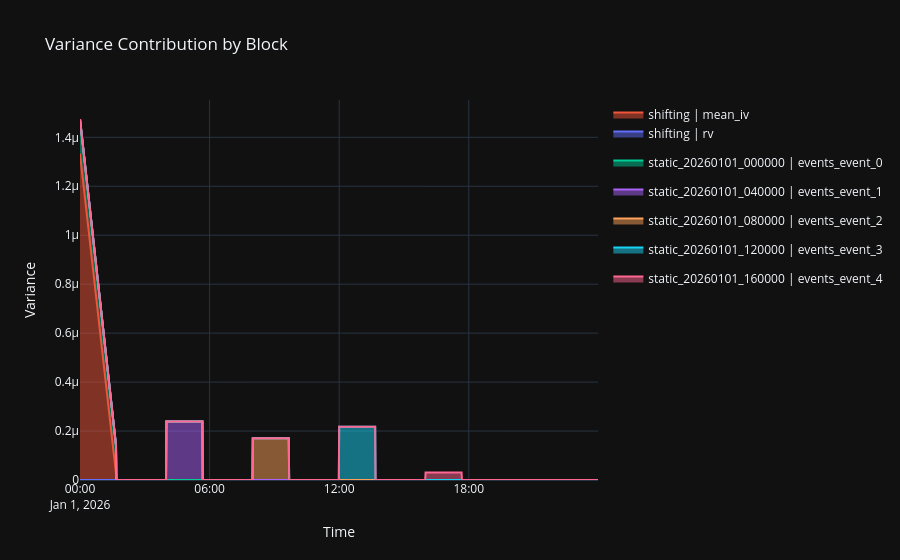

The notebook cell saved with this chart:
### Code cell
# Graph 2: Stacked Variance Contribution by Stream
fig2 = go.Figure()

for space_id in space_ids:
    for block_name in space_specs[space_id]['all_block_names']:
        fig2.add_trace(
            go.Scatter(
                x=ts,
                y=plot_df[f'{block_name}_var'].to_list(),
                name=f'{space_id} | {block_name}',
                stackgroup='one',
                legendgroup=space_id,
            )
        )

fig2.update_layout(
    title='Variance Contribution by Block',
    template='plotly_dark',
    xaxis_title='Time',
    yaxis_title='Variance',
)
fig2.show()

### Figure 1 — Plotly figure (JSON) as saved in the notebook; plotly's stock layout.template omitted (floating-point values rounded to 4 significant figures; data arrays with more than 128 entries replaced by an {"elided": "..."} marker saying what was removed)
{"data": [{"legendgroup": "shifting", "name": "shifting | rv", "stackgroup": "one", "type": "scatter", "x": {"elided": "1440 str values"}, "y": {"elided": "1440 float values"}}, {"legendgroup": "shifting", "name": "shifting | mean_iv", "stackgroup": "one", "type": "scatter", "x": {"elided": "1440 str values"}, "y": {"elided": "1440 float values"}}, {"legendgroup": "static_20260101_000000", "name": "static_20260101_000000 | events_event_0", "stackgroup": "one", "type": "scatter", "x": {"elided": "1440 str values"}, "y": {"elided": "1440 float values"}}, {"legendgroup": "static_20260101_040000", "name": "static_20260101_040000 | events_event_1", "stackgroup": "one", "type": "scatter", "x": {"elided": "1440 str values"}, "y": {"elided": "1440 float values"}}, {"legendgroup": "static_20260101_080000", "name": "static_20260101_080000 | events_event_2", "stackgroup": "one", "type": "scatter", "x": {"elided": "1440 str values"}, "y": {"elided": "1440 float values"}}, {"legendgroup": "static_20260101_120000", "name": "static_20260101_120000 | events_event_3", "stackgroup": "one", "type": "scatter", "x": {"elided": "1440 str values"}, "y": {"elided": "1440 float values"}}, {"legendgroup": "static_20260101_160000", "name": "static_20260101_160000 | events_event_4", "stackgroup": "one", "type": "scatter", "x": {"elided": "1440 str values"}, "y": {"elided": "1440 float values"}}], "layout": {"title": {"text": "Variance Contribution by Block"}, "xaxis": {"title": {"text": "Time"}}, "yaxis": {"title": {"text": "Variance"}}}}
